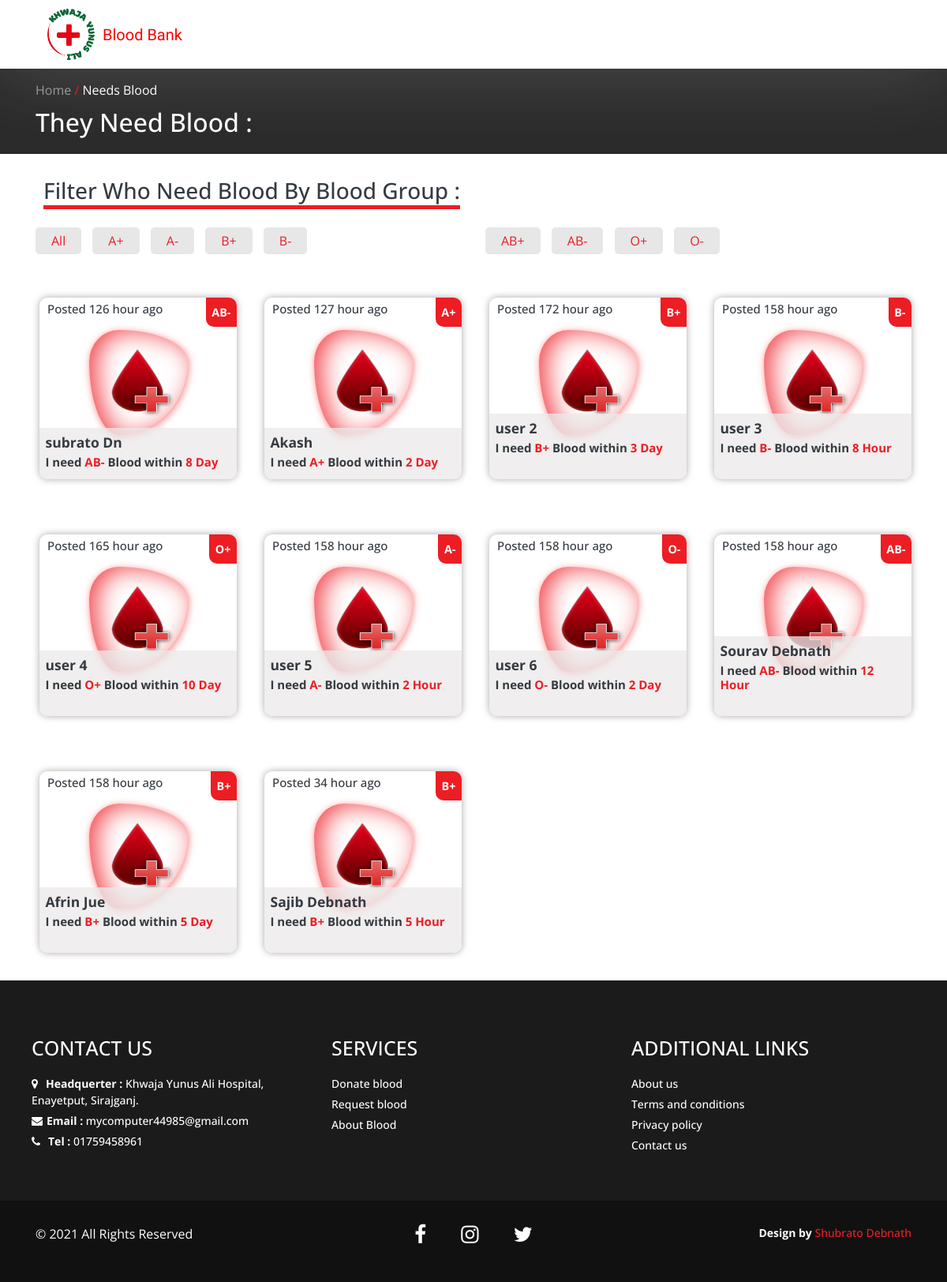
The app's page /needs-blood.php with its own data.
### tables this page shows
CREATE TABLE `need_blood` (
  `id` int(11) NOT NULL,
  `full_name` varchar(50) NOT NULL,
  `blood_group` varchar(4) NOT NULL,
  `filter_bg_class` varchar(3) NOT NULL,
  `quantity` int(5) NOT NULL,
  `time` varchar(12) NOT NULL,
  `Hospital` varchar(200) NOT NULL,
  `phone` varchar(12) NOT NULL,
  `time_stamp` timestamp NOT NULL DEFAULT current_timestamp() ON UPDATE current_timestamp()
);

### needs-blood.php (the view, shortened to what this page needs)
<!DOCTYPE html>
<html lang="en">
<head>
    <?php
        include("head.php");
    ?>
    <link rel="stylesheet" href="resources/css/all-donor.css">
</head>
<body>
    <header>
        <nav class="navbar">
            <div class="container">
                <a href="index.php" class="nav-logo col-lg-5">
                    <img src="resources/img/logo.png" alt="logo" class="logo">
                    <div class="logo-text">
                        Blood Bank
                    </div>
                </a>
            </div>
        </nav>
        <section id="header-path">
            <div class="container py-4">
                <div class="row">
                    <div class="col-12">
                        <p class=" text-white"><a href="index.php" class="text-white-50">Home</a> <span class=" text-red"> / </span> Needs Blood</p>
                    </div>
                </div>
                <h1 class=" text-white page-descrip">They Need Blood : </h1>
            </div>
        </section>
    </header>
    <main>
        <section id="all-blood-seeker">
            <div class="container">
                <h2 class="my-5 div-title"><span class=" title-style text-capitalize">Filter who need blood by Blood Group :</span></h2>
                <div class="row">
                    <div class="col-lg-6 col-12">
                        <div class="filter-buttons">
                            <button class=" filter-btn" data-filter="all">All</button>
                            <button class=" filter-btn" data-filter=".Ap">A+</button>
                            <button class=" filter-btn" data-filter=".An">A-</button>
                            <button class=" filter-btn" data-filter=".Bp">B+</button>
                            <button class=" filter-btn" data-filter=".Bn">B-</button>
                        </div>
                    </div>
                    <div class="col-lg-6 col-12">
                        <div class="filter-buttons">
                            <button class=" filter-btn" data-filter=".ABp">AB+</button>
                            <button class=" filter-btn" data-filter=".ABn">AB-</button>
                            <button class=" filter-btn" data-filter=".Op">O+</button>
                            <button class=" filter-btn" data-filter=".On">O-</button>
                        </div>
                    </div>
                </div>
                <div class="row filter-mixitup">
                    <?php
                        include("database/dbconnection.php");
                        $sql = "SELECT * FROM `need_blood` ";
                        $result =  mysqli_query($con, $sql);
                        if(mysqli_num_rows($result)>0){
                            while($row = mysqli_fetch_assoc($result)){
                    ?>
                    <div class="mix <?php echo $row['filter_bg_class'] ?> col-6 col-sm-4 col-lg-3 py-5">
                        <div class="bs-card m-2">
                            <div class="post-time px-3 py-2">
                                <h4>Posted
                                    <?php
                                        $current_date = date_create(date('Y-m-d H:i:s'));
                                        $current_timestamp = date_timestamp_get($current_date);
                                        $db_date = date_create($row['time_stamp']);
                                        $db_timestamp = date_timestamp_get($db_date);
                                        $difference = $current_timestamp - $db_timestamp;
                                        $min = round($difference / 60);
                                        $hour = round($min/60);
                                        if($hour > 0){
                                            $postTime = "$hour hour";
                                        }else{
                                            $postTime = "$min min";
                                        }
                                        echo "$postTime";
                                    ?>
                                    ago
                                </h4>
                            </div>
                            <div class="bs-card-blood-group"><?php echo $row['blood_group']?></div>
                            <img src="resources/img/blood-drop.png" alt="" class="card-img bs-img">
                            <div class="bs-card-text">
                                <h3 class=" font-weight-bold"><?php echo $row['full_name']?></h3>
                                <h4><b> I need <span class=" text-red font-weight-bold"> <?php echo $row['blood_group']?> </span> Blood within
                                    <span class=" text-red"> <?php echo $row['time']?></span> </b></h4>
                                <br>
                                <h4><b>Quantity : </b> <?php echo $row['quantity']?> bags</h4>
                            </div>
                        </div>
                    </div>
                    <?php
                            }
                        }
                    ?>
                </div>
            </div>
        </section>
    </main>
    <?php
        include('partial-template/_footer.php');
    ?>
</body>
</html>

### head.php (shortened to what this page needs)
<link rel="stylesheet" href="vendor/css/normalize.css">
<link rel="stylesheet" href="vendor/css/bootstrap.min.css">
<link rel="stylesheet" href="https://cdnjs.cloudflare.com/ajax/libs/font-awesome/4.7.0/css/font-awesome.min.css">
<link rel="stylesheet" href="vendor/css/font-awesome.min.css">
<link rel="stylesheet" href="resources/css/style.css">
<link rel="stylesheet" href="resources/css/responsive.css">
<link rel="stylesheet" href="resources/css/nav,title.css">

### partial-template/_footer.php
<footer class="" id="footer">
    <div class="container-md py-5">
        <div class="row pt-5">
            <div class="col-sm-4 p-3 mb-4">
                <h1>CONTACT US</h1>
                <p><i class=" fa fa-map-marker pr-3"></i><b>Headquerter : </b> Khwaja Yunus Ali Hospital, Enayetput, Sirajganj.</p>
                <p><i class=" fa fa-envelope pr-2"></i><b>Email : </b><a href="mailto: mycomputer44985@gmail.com" >mycomputer44985@gmail.com</a></p>
                <p><i class=" fa fa-phone pr-3"></i><b>Tel : </b><a href="tel: 01759458961" >01759458961</a></p>
            </div>
            <div class="col-sm-4 p-3 mb-4">
                <h1>Services</h1>
                <p><a href="#">Donate blood</a></p>
                <p><a href="#">Request blood</a></p>
                <p><a href="#">About Blood</a></p>
            </div>
            <div class="col-sm-4 p-3 mb-4">
                <h1>additional links</h1>
                <p><a href="#">About us</a></p>
                <p><a href="#">Terms and conditions</a></p>
                <p><a href="#">Privacy policy</a></p>
                <p><a href="#">Contact us</a></p>
            </div>
        </div>
    </div>
    <div class="footer-end py-5">
        <div class="container-md">
            <div class="row flex-column-reverse flex-md-row">
                <div class="col-md-4 text-center text-md-left mb-4">
                    &copy; 2021 All Rights Reserved
                </div>
                <div class="col-md-4  social-links text-center mb-4 ">
                    <i class=" fa fa-facebook"></i>
                    <i class=" fa  fa-instagram"></i>
                    <i class=" fa fa-twitter"></i>
                </div>
                <div class="col-md-4 text-md-right text-center mb-4">
                    <p><b>Design by </b><span class=" text-red" style="cursor: pointer;">  Shubrato Debnath</span></p>
                </div>
            </div>
        </div>
    </div>
</footer>

### resources/css/style.css (style rules this page uses)
* { margin: 0; padding: 0; box-sizing: border-box; scroll-behavior: smooth; }
html { font-size: 62.5%; }
body { font-size: 1.6rem; background-color: #ffffff!important; font-family: 'Open Sans', sans-serif; }
h1,h2,h3,h4,h5,h6 { color: rgb(52,58,64); }
.title-style { border-bottom: .5rem solid #ED1D25; margin: 1rem!important; font-size:140%; }
a { color: rgb(51, 49, 49); }
.text-red { color: #ED1D25!important; }
.navbar { border: .05rem solid transparent; border-left: none; border-right: none; z-index: 999; box-shadow: 0px 0px 10rem rgba(247, 247, 247, 0.185); background-color: rgba(0, 0, 0, 0.1); width: 100vw; padding: 1rem; position: fixed; backdrop-filter: blur(1rem); }
.nav-logo { display: flex; justify-content: flex-start; align-items: center; }
.logo { display: inline-block; width: 8rem; }
.logo-text { display: inline-block; font-size: 3rem; width: max-content; margin-left: 1rem; font-family: 'Tourney', cursive; color: white; font-weight: 500; }
.card-img { width: 100%; height: 100%; z-index: 0; }
.bs-card { width: 25rem; height: 23rem; border-radius: 1rem; overflow: hidden; position: relative; background-color: rgb(255, 255, 255); box-shadow: 0 0 1rem rgba(0, 0, 0, 0.342); }
.bs-img { transition: .5s; width: 50%; height: 58%; border-radius: 30% 70% 70% 30% / 30% 30% 70% 70% ; display: block; margin: 0 auto; box-shadow: 1px 2px 10px #ff000083,inset 10px 2px 30px #ed1d24cc; margin-top: 3%; }
.bs-card-text { position: absolute; padding: 3%; width: 100%; bottom: -40%; transition: .5s; background-color: rgba(236, 233, 233, 0.767); }
.bs-card-blood-group { position: absolute; background-color: #ed1d24; font-weight: bolder; top: 0; right: 0; z-index: 1; color: rgb(255, 255, 255); font-size: 90%; padding: 3%; border-end-start-radius: 1rem; transition: 0.4s; }
#footer { background-color: rgb(27,27,27); }
#footer h1 { color: white; margin-bottom:2rem ; text-transform: uppercase; }
#footer p { color: white; font-size: 1.4rem; font-weight: 500; margin-bottom: .5rem; }
#footer a { color: white; }
#footer .footer-end { background-color: #111111; }
#footer .footer-end .social-links i { font-size: 2.6rem; padding: 0 2rem; color: white!important; }
.footer-end div, .footer-end i { color: white !important; }

### resources/css/responsive.css (style rules this page uses)
@media (max-width: 1420px) { .logo { width: 6rem; } }
@media (max-width: 1420px) { .logo-text { font-size: 2rem; } }

### resources/css/nav,title.css (style rules this page uses)
nav { background-color: rgb(255, 255, 255)!important; position: initial!important; width: 100vw; }
.logo-text { color: red; }
#header-path { background-color: #2B2B2B; }
.page-descrip { font-size: 200%; }

### resources/css/all-donor.css (style rules this page uses)
.filter-btn { background: #e7e7e7; color: #ED1D25; padding: .5rem 2rem; border: none; outline: none!important; border-radius: .5rem; margin-bottom: 2rem; margin-right: 1rem; transition: .3s; }

### records on screen
need_blood: time_stamp "126 hour", blood_group "AB-", full_name "subrato Dn", time "8 Day"
need_blood: time_stamp "127 hour", blood_group "A+", full_name "Akash", time "2 Day"
need_blood: time_stamp "172 hour", blood_group "B+", full_name "user 2", time "3 Day"
need_blood: time_stamp "158 hour", blood_group "B-", full_name "user 3", time "8 Hour"
need_blood: time_stamp "165 hour", blood_group "O+", full_name "user 4", time "10 Day"
need_blood: time_stamp "158 hour", blood_group "A-", full_name "user 5", time "2 Hour"
need_blood: time_stamp "158 hour", blood_group "O-", full_name "user 6", time "2 Day"
need_blood: time_stamp "158 hour", blood_group "AB-", full_name "Sourav Debnath", time "12 Hour"
need_blood: time_stamp "158 hour", blood_group "B+", full_name "Afrin Jue", time "5 Day"
need_blood: time_stamp "34 hour", blood_group "B+", full_name "Sajib Debnath", time "5 Hour"
